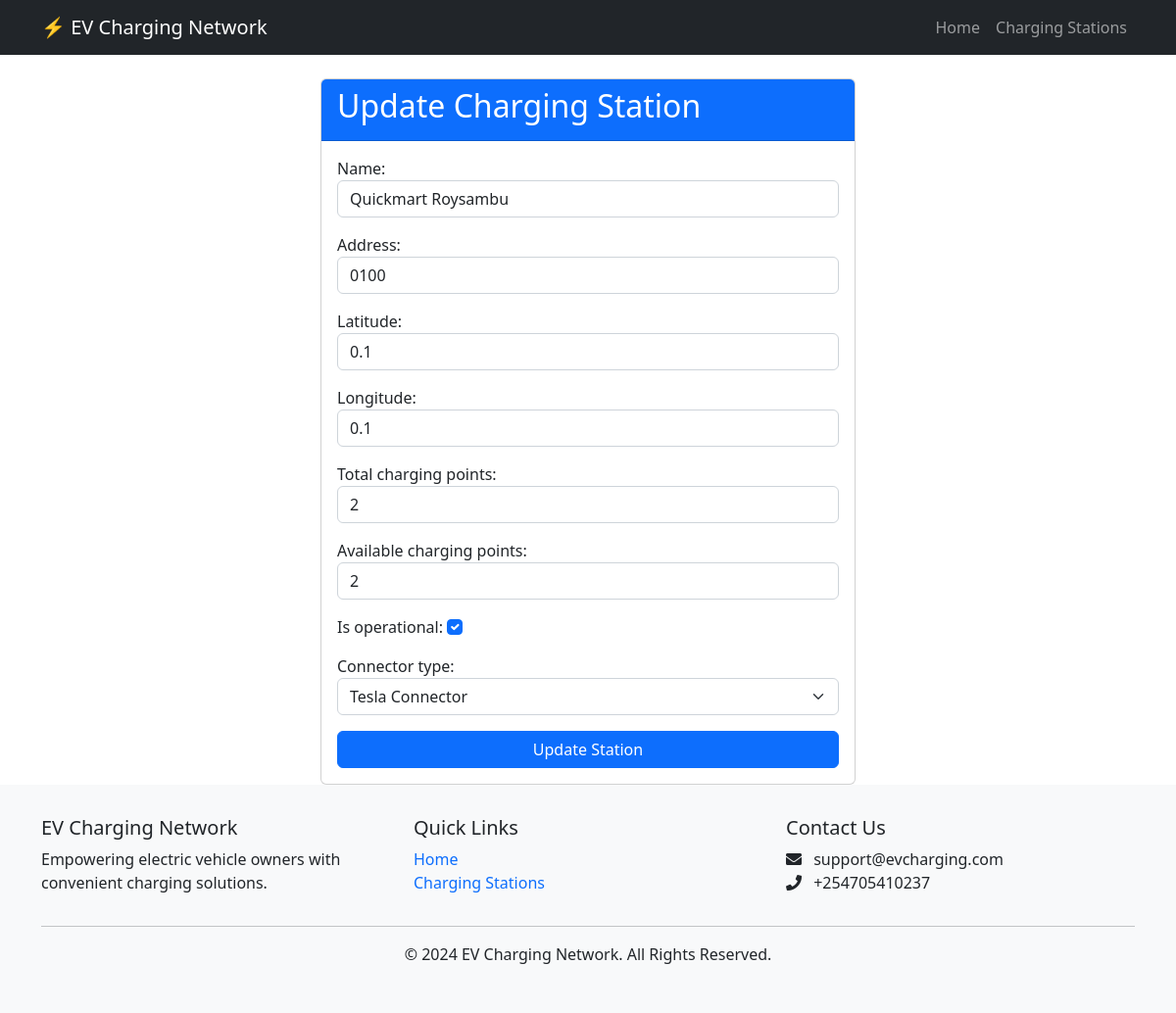
Screenshot of /stations/1/edit/ with the database file from the repository.
### charging/models.py (models this page shows, shortened)
class ChargingStation(models.Model):
    name = models.CharField(max_length=200)
    address = models.CharField(max_length=300)
    latitude = models.FloatField()
    longitude = models.FloatField()
    total_charging_points = models.IntegerField(validators=[MinValueValidator(1)])
    available_charging_points = models.IntegerField(validators=[MinValueValidator(0)])
    is_operational = models.BooleanField(default=True)
    CONNECTOR_CHOICES = [
        ('Type1', 'Type 1 (SAE J1772)'),
        ('Type2', 'Type 2 (Mennekes)'),
        ('CCS', 'Combined Charging System (CCS)'),
        ('CHAdeMO', 'CHAdeMO'),
        ('Tesla', 'Tesla Connector'),
    ]
    connector_type = models.CharField(
        max_length=20,
        choices=CONNECTOR_CHOICES,
        default='Type2'
    )

### charging/views.py (the view)
# urls.py: path('stations/<int:pk>/edit/', views.station_update, name='station_update'),
def station_update(request, pk):
    station = get_object_or_404(ChargingStation, pk=pk)
    if request.method == 'POST':
        form = ChargingStationForm(request.POST, instance=station)
        if form.is_valid():
            form.save()
            messages.success(request, 'Charging station updated successfully!')
            return redirect('station_list')
    else:
        form = ChargingStationForm(instance=station)
    return render(request, 'station_form.html', {'form': form})

### charging/forms.py
class ChargingStationForm(forms.ModelForm):
    class Meta:
        model = ChargingStation
        fields = [
            'name',
            'address',
            'latitude',
            'longitude',
            'total_charging_points',
            'available_charging_points',
            'is_operational',
            'connector_type'
        ]
        widgets = {
            'name': forms.TextInput(attrs={'class': 'form-control'}),
            'address': forms.TextInput(attrs={'class': 'form-control'}),
            'latitude': forms.NumberInput(attrs={'class': 'form-control'}),
            'longitude': forms.NumberInput(attrs={'class': 'form-control'}),
            'total_charging_points': forms.NumberInput(attrs={'class': 'form-control'}),
            'available_charging_points': forms.NumberInput(attrs={'class': 'form-control'}),
            'is_operational': forms.CheckboxInput(attrs={'class': 'form-check-input'}),
            'connector_type': forms.Select(attrs={'class': 'form-select'}),
        }

### charging/templates/station_form.html (shortened to what this page needs)
{% extends 'base.html' %}
{% block content %}
<div class="container mt-4">
    <div class="row">
        <div class="col-md-6 offset-md-3">
            <div class="card">
                <div class="card-header bg-primary text-white">
                    <h2>{% if form.instance.pk %}Update{% else %}Add New{% endif %} Charging Station</h2>
                </div>
                <div class="card-body">
                    <form method="post">
                        {% for field in form %}
                            <div class="mb-3">
                                {{ field.label_tag }}
                                {{ field }}
                            </div>
                        {% endfor %}
                        <div class="d-grid">
                            <button type="submit" class="btn btn-primary">
                                {% if form.instance.pk %}Update Station{% else %}Create Station{% endif %}
                            </button>
                        </div>
                    </form>
                </div>
            </div>
        </div>
    </div>
</div>
{% endblock %}

### charging/templates/base.html (style rules this page uses)
body { display: flex; flex-direction: column; min-height: 100vh; }

### rows the page displays
ChargingStation: form "Quickmart Roysambu" "0100" "0.1" "0.1" "2" "2" "☑" "Tesla Connector"

### other values shown
{{ field.label_tag }} "Name:" "Address:" "Latitude:" "Longitude:" "Total charging points:" "Available charging points:" "Is operational:" "Connector type:"
